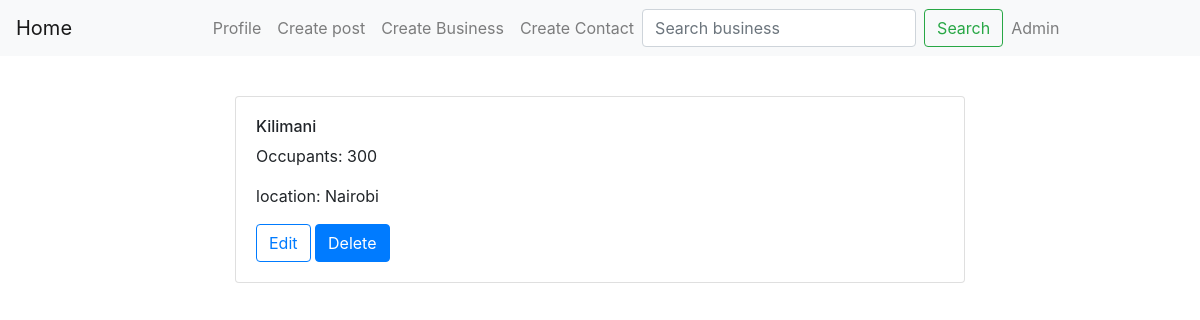
The app's page /hood/1/ (signed in) with its own data.
### users/models.py (models this page shows, shortened)
class Neighbourhood(models.Model):
    name = models.CharField(max_length=300)
    location = models.CharField(max_length=300)
    occupants = models.IntegerField()
    admin = models.ForeignKey(User, on_delete=models.CASCADE, null=True)

### posts/views.py (the view)
# urls.py: path('hood/<int:id>/', find_neigbourhood, name='find_neigbourhood'),
def find_neigbourhood(request, id):
    hood = get_object_or_404(Neighbourhood, id = id)
    context = {
        'hood':hood,
    }
    return render(request, 'hooddetails.html', context)

### templates/hooddetails.html (shortened to what this page needs)
{% extends 'base.html' %}
{% block content %}
<div class="container mt-4">
    <div class="row">
        <div class="col-md-2"></div>
        <div class="col-md-8 mt-3 mb-3">
            <div class="card">
                <div class="card-body">
                    <h6 class="card-text">
                        {{hood.name}}
                    </h6>
                    <p class="card-text">
                        Occupants: {{hood.occupants}}
                    </p>
                    <p class="card-text">
                        location: {{hood.location}}
                    </p>
                    {% if request.user.is_staff %}
                    <a class="btn btn-outline-primary me-1 flex-grow-1" href="{% url 'edit_neigbourhood' hood.id %}">Edit</a>
                    <a type="button"  href="{% url 'delete_neigbourhood' hood.id %}" class="btn btn-primary flex-grow-1">Delete</a>
                    {% endif %}
                </div>
            </div>
        </div>
        <div class="col-md-2"></div>
    </div>
</div>
{% endblock content %}

### records on screen
Neighbourhood: name "Kilimani", occupants "300", location "Nairobi"
